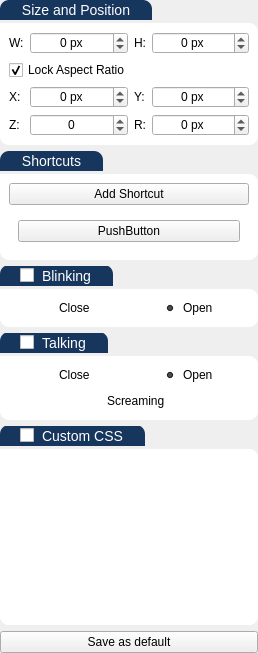
<?xml version="1.0" encoding="UTF-8"?>
<ui version="4.0">
 <class>Form</class>
 <widget class="QWidget" name="Form">
  <property name="geometry">
   <rect>
    <x>0</x>
    <y>0</y>
    <width>258</width>
    <height>653</height>
   </rect>
  </property>
  <property name="sizePolicy">
   <sizepolicy hsizetype="Preferred" vsizetype="Preferred">
    <horstretch>0</horstretch>
    <verstretch>0</verstretch>
   </sizepolicy>
  </property>
  <property name="windowTitle">
   <string>Form</string>
  </property>
  <property name="styleSheet">
   <string notr="true">*{
	color: black;
}

QGroupBox {
border-color: #FF17365D;
font-size: 14px;
border-radius: 15px;
}

QGroupBox::title {
border-top-left-radius: 9px;
border-top-right-radius: 9px;
padding: 2px 20px;
background-color: #FF17365D;
color: rgb(255, 255, 255);
}

QFrame{
	border-top-right-radius: 9px;
	border-bottom-right-radius: 9px;
	border-bottom-left-radius: 9px;
	background-color: rgb(255, 255, 255);
}</string>
  </property>
  <layout class="QVBoxLayout" name="verticalLayout">
   <property name="spacing">
    <number>6</number>
   </property>
   <property name="leftMargin">
    <number>0</number>
   </property>
   <property name="topMargin">
    <number>0</number>
   </property>
   <property name="rightMargin">
    <number>0</number>
   </property>
   <property name="bottomMargin">
    <number>0</number>
   </property>
   <item>
    <widget class="QGroupBox" name="groupBox">
     <property name="styleSheet">
      <string notr="true"/>
     </property>
     <property name="title">
      <string>Size and Position</string>
     </property>
     <property name="flat">
      <bool>false</bool>
     </property>
     <property name="checkable">
      <bool>false</bool>
     </property>
     <layout class="QVBoxLayout" name="verticalLayout_2">
      <property name="spacing">
       <number>0</number>
      </property>
      <property name="leftMargin">
       <number>0</number>
      </property>
      <property name="topMargin">
       <number>23</number>
      </property>
      <property name="rightMargin">
       <number>0</number>
      </property>
      <property name="bottomMargin">
       <number>0</number>
      </property>
      <item>
       <widget class="QFrame" name="frame">
        <property name="frameShape">
         <enum>QFrame::StyledPanel</enum>
        </property>
        <property name="frameShadow">
         <enum>QFrame::Raised</enum>
        </property>
        <layout class="QGridLayout" name="gridLayout_3">
         <item row="0" column="2">
          <widget class="QLabel" name="label_5">
           <property name="sizePolicy">
            <sizepolicy hsizetype="Fixed" vsizetype="Preferred">
             <horstretch>0</horstretch>
             <verstretch>0</verstretch>
            </sizepolicy>
           </property>
           <property name="text">
            <string>H:</string>
           </property>
          </widget>
         </item>
         <item row="2" column="0">
          <widget class="QLabel" name="label_6">
           <property name="sizePolicy">
            <sizepolicy hsizetype="Fixed" vsizetype="Preferred">
             <horstretch>0</horstretch>
             <verstretch>0</verstretch>
            </sizepolicy>
           </property>
           <property name="text">
            <string>X:</string>
           </property>
          </widget>
         </item>
         <item row="2" column="1">
          <widget class="QSpinBox" name="posX">
           <property name="sizePolicy">
            <sizepolicy hsizetype="Preferred" vsizetype="Fixed">
             <horstretch>0</horstretch>
             <verstretch>0</verstretch>
            </sizepolicy>
           </property>
           <property name="focusPolicy">
            <enum>Qt::ClickFocus</enum>
           </property>
           <property name="alignment">
            <set>Qt::AlignCenter</set>
           </property>
           <property name="suffix">
            <string> px</string>
           </property>
           <property name="minimum">
            <number>-9999</number>
           </property>
           <property name="maximum">
            <number>9999</number>
           </property>
           <property name="singleStep">
            <number>5</number>
           </property>
          </widget>
         </item>
         <item row="3" column="0">
          <widget class="QLabel" name="label_8">
           <property name="sizePolicy">
            <sizepolicy hsizetype="Fixed" vsizetype="Preferred">
             <horstretch>0</horstretch>
             <verstretch>0</verstretch>
            </sizepolicy>
           </property>
           <property name="text">
            <string>Z:</string>
           </property>
          </widget>
         </item>
         <item row="0" column="3">
          <widget class="QSpinBox" name="sizeY">
           <property name="focusPolicy">
            <enum>Qt::ClickFocus</enum>
           </property>
           <property name="alignment">
            <set>Qt::AlignCenter</set>
           </property>
           <property name="suffix">
            <string> px</string>
           </property>
           <property name="minimum">
            <number>-9999</number>
           </property>
           <property name="maximum">
            <number>9999</number>
           </property>
           <property name="singleStep">
            <number>5</number>
           </property>
          </widget>
         </item>
         <item row="2" column="3">
          <widget class="QSpinBox" name="posY">
           <property name="sizePolicy">
            <sizepolicy hsizetype="Preferred" vsizetype="Fixed">
             <horstretch>0</horstretch>
             <verstretch>0</verstretch>
            </sizepolicy>
           </property>
           <property name="focusPolicy">
            <enum>Qt::ClickFocus</enum>
           </property>
           <property name="alignment">
            <set>Qt::AlignCenter</set>
           </property>
           <property name="suffix">
            <string> px</string>
           </property>
           <property name="minimum">
            <number>-9999</number>
           </property>
           <property name="maximum">
            <number>9999</number>
           </property>
           <property name="singleStep">
            <number>5</number>
           </property>
          </widget>
         </item>
         <item row="0" column="1">
          <widget class="QSpinBox" name="sizeX">
           <property name="focusPolicy">
            <enum>Qt::ClickFocus</enum>
           </property>
           <property name="wrapping">
            <bool>false</bool>
           </property>
           <property name="alignment">
            <set>Qt::AlignCenter</set>
           </property>
           <property name="suffix">
            <string> px</string>
           </property>
           <property name="minimum">
            <number>-9999</number>
           </property>
           <property name="maximum">
            <number>9999</number>
           </property>
           <property name="singleStep">
            <number>5</number>
           </property>
          </widget>
         </item>
         <item row="3" column="2">
          <widget class="QLabel" name="label_9">
           <property name="sizePolicy">
            <sizepolicy hsizetype="Fixed" vsizetype="Preferred">
             <horstretch>0</horstretch>
             <verstretch>0</verstretch>
            </sizepolicy>
           </property>
           <property name="text">
            <string>R:</string>
           </property>
          </widget>
         </item>
         <item row="3" column="3">
          <widget class="QSpinBox" name="rotation">
           <property name="sizePolicy">
            <sizepolicy hsizetype="Preferred" vsizetype="Fixed">
             <horstretch>0</horstretch>
             <verstretch>0</verstretch>
            </sizepolicy>
           </property>
           <property name="focusPolicy">
            <enum>Qt::ClickFocus</enum>
           </property>
           <property name="alignment">
            <set>Qt::AlignCenter</set>
           </property>
           <property name="suffix">
            <string> px</string>
           </property>
           <property name="minimum">
            <number>-360</number>
           </property>
           <property name="maximum">
            <number>360</number>
           </property>
           <property name="singleStep">
            <number>5</number>
           </property>
          </widget>
         </item>
         <item row="2" column="2">
          <widget class="QLabel" name="label_7">
           <property name="sizePolicy">
            <sizepolicy hsizetype="Fixed" vsizetype="Preferred">
             <horstretch>0</horstretch>
             <verstretch>0</verstretch>
            </sizepolicy>
           </property>
           <property name="text">
            <string>Y:</string>
           </property>
          </widget>
         </item>
         <item row="3" column="1">
          <widget class="QSpinBox" name="posZ">
           <property name="sizePolicy">
            <sizepolicy hsizetype="Preferred" vsizetype="Fixed">
             <horstretch>0</horstretch>
             <verstretch>0</verstretch>
            </sizepolicy>
           </property>
           <property name="focusPolicy">
            <enum>Qt::ClickFocus</enum>
           </property>
           <property name="alignment">
            <set>Qt::AlignCenter</set>
           </property>
           <property name="suffix">
            <string/>
           </property>
           <property name="minimum">
            <number>-9999</number>
           </property>
           <property name="maximum">
            <number>9999</number>
           </property>
           <property name="singleStep">
            <number>5</number>
           </property>
          </widget>
         </item>
         <item row="0" column="0">
          <widget class="QLabel" name="label_10">
           <property name="sizePolicy">
            <sizepolicy hsizetype="Fixed" vsizetype="Preferred">
             <horstretch>0</horstretch>
             <verstretch>0</verstretch>
            </sizepolicy>
           </property>
           <property name="text">
            <string>W:</string>
           </property>
          </widget>
         </item>
         <item row="1" column="0" colspan="4" alignment="Qt::AlignLeft">
          <widget class="QCheckBox" name="aspectRatio">
           <property name="cursor">
            <cursorShape>PointingHandCursor</cursorShape>
           </property>
           <property name="layoutDirection">
            <enum>Qt::LeftToRight</enum>
           </property>
           <property name="styleSheet">
            <string notr="true">background-color: rgba(255, 255, 255, 0);

QCheckBox::indicator:unchecked {
	background-color : cyan;
}</string>
           </property>
           <property name="text">
            <string>Lock Aspect Ratio</string>
           </property>
           <property name="checked">
            <bool>true</bool>
           </property>
          </widget>
         </item>
        </layout>
       </widget>
      </item>
     </layout>
    </widget>
   </item>
   <item>
    <widget class="QGroupBox" name="groupBox_2">
     <property name="title">
      <string>Shortcuts</string>
     </property>
     <layout class="QVBoxLayout" name="verticalLayout_5">
      <property name="spacing">
       <number>0</number>
      </property>
      <property name="leftMargin">
       <number>0</number>
      </property>
      <property name="topMargin">
       <number>23</number>
      </property>
      <property name="rightMargin">
       <number>0</number>
      </property>
      <property name="bottomMargin">
       <number>0</number>
      </property>
      <item>
       <widget class="QFrame" name="frame_2">
        <property name="frameShape">
         <enum>QFrame::StyledPanel</enum>
        </property>
        <property name="frameShadow">
         <enum>QFrame::Raised</enum>
        </property>
        <layout class="QVBoxLayout" name="verticalLayout_8">
         <item>
          <widget class="QPushButton" name="pushButton_3">
           <property name="sizePolicy">
            <sizepolicy hsizetype="Preferred" vsizetype="Fixed">
             <horstretch>0</horstretch>
             <verstretch>0</verstretch>
            </sizepolicy>
           </property>
           <property name="cursor">
            <cursorShape>PointingHandCursor</cursorShape>
           </property>
           <property name="toolTip">
            <string>ShortCut</string>
           </property>
           <property name="styleSheet">
            <string notr="true"/>
           </property>
           <property name="text">
            <string>Add Shortcut</string>
           </property>
           <property name="icon">
            <iconset>
             <normaloff>../Icons/import-mobile-ui-svgrepo-com.svg</normaloff>../Icons/import-mobile-ui-svgrepo-com.svg</iconset>
           </property>
           <property name="iconSize">
            <size>
             <width>25</width>
             <height>25</height>
            </size>
           </property>
          </widget>
         </item>
         <item>
          <widget class="QFrame" name="frame_6">
           <property name="frameShape">
            <enum>QFrame::StyledPanel</enum>
           </property>
           <property name="frameShadow">
            <enum>QFrame::Raised</enum>
           </property>
           <layout class="QVBoxLayout" name="verticalLayout_9">
            <item>
             <widget class="QPushButton" name="pushButton_2">
              <property name="sizePolicy">
               <sizepolicy hsizetype="Preferred" vsizetype="Fixed">
                <horstretch>0</horstretch>
                <verstretch>0</verstretch>
               </sizepolicy>
              </property>
              <property name="text">
               <string>PushButton</string>
              </property>
             </widget>
            </item>
           </layout>
          </widget>
         </item>
        </layout>
       </widget>
      </item>
     </layout>
    </widget>
   </item>
   <item>
    <widget class="QGroupBox" name="blinkingGroup">
     <property name="cursor">
      <cursorShape>PointingHandCursor</cursorShape>
     </property>
     <property name="layoutDirection">
      <enum>Qt::LeftToRight</enum>
     </property>
     <property name="styleSheet">
      <string notr="true"/>
     </property>
     <property name="title">
      <string>Blinking</string>
     </property>
     <property name="flat">
      <bool>false</bool>
     </property>
     <property name="checkable">
      <bool>true</bool>
     </property>
     <property name="checked">
      <bool>false</bool>
     </property>
     <layout class="QVBoxLayout" name="verticalLayout_6">
      <property name="spacing">
       <number>0</number>
      </property>
      <property name="leftMargin">
       <number>0</number>
      </property>
      <property name="topMargin">
       <number>23</number>
      </property>
      <property name="rightMargin">
       <number>0</number>
      </property>
      <property name="bottomMargin">
       <number>0</number>
      </property>
      <item>
       <widget class="QFrame" name="frame_3">
        <property name="styleSheet">
         <string notr="true">QLabel{
	background-color: transparent;
}</string>
        </property>
        <property name="frameShape">
         <enum>QFrame::StyledPanel</enum>
        </property>
        <property name="frameShadow">
         <enum>QFrame::Raised</enum>
        </property>
        <layout class="QHBoxLayout" name="horizontalLayout">
         <item alignment="Qt::AlignHCenter">
          <widget class="QRadioButton" name="blinkClosed">
           <property name="cursor">
            <cursorShape>PointingHandCursor</cursorShape>
           </property>
           <property name="styleSheet">
            <string notr="true">background-color: rgba(255, 255, 255, 0);</string>
           </property>
           <property name="text">
            <string>Close</string>
           </property>
          </widget>
         </item>
         <item alignment="Qt::AlignHCenter">
          <widget class="QRadioButton" name="blinkOpen">
           <property name="cursor">
            <cursorShape>PointingHandCursor</cursorShape>
           </property>
           <property name="styleSheet">
            <string notr="true">background-color: rgba(255, 255, 255, 0);</string>
           </property>
           <property name="text">
            <string>Open</string>
           </property>
           <property name="checked">
            <bool>true</bool>
           </property>
          </widget>
         </item>
        </layout>
       </widget>
      </item>
     </layout>
    </widget>
   </item>
   <item>
    <widget class="QGroupBox" name="talkingGroup">
     <property name="cursor">
      <cursorShape>PointingHandCursor</cursorShape>
     </property>
     <property name="title">
      <string>Talking</string>
     </property>
     <property name="flat">
      <bool>false</bool>
     </property>
     <property name="checkable">
      <bool>true</bool>
     </property>
     <property name="checked">
      <bool>false</bool>
     </property>
     <layout class="QVBoxLayout" name="verticalLayout_7">
      <property name="spacing">
       <number>0</number>
      </property>
      <property name="leftMargin">
       <number>0</number>
      </property>
      <property name="topMargin">
       <number>23</number>
      </property>
      <property name="rightMargin">
       <number>0</number>
      </property>
      <property name="bottomMargin">
       <number>0</number>
      </property>
      <item>
       <widget class="QFrame" name="frame_4">
        <property name="styleSheet">
         <string notr="true">QLabel{
	background-color: transparent;
}</string>
        </property>
        <property name="frameShape">
         <enum>QFrame::StyledPanel</enum>
        </property>
        <property name="frameShadow">
         <enum>QFrame::Raised</enum>
        </property>
        <layout class="QGridLayout" name="gridLayout">
         <item row="0" column="1" alignment="Qt::AlignHCenter">
          <widget class="QRadioButton" name="talkOpen">
           <property name="cursor">
            <cursorShape>PointingHandCursor</cursorShape>
           </property>
           <property name="styleSheet">
            <string notr="true">background-color: rgba(255, 255, 255, 0);</string>
           </property>
           <property name="text">
            <string>Open</string>
           </property>
           <property name="checked">
            <bool>true</bool>
           </property>
          </widget>
         </item>
         <item row="1" column="0" colspan="2" alignment="Qt::AlignHCenter">
          <widget class="QRadioButton" name="talkScreaming">
           <property name="cursor">
            <cursorShape>PointingHandCursor</cursorShape>
           </property>
           <property name="styleSheet">
            <string notr="true">background-color: rgba(255, 255, 255, 0);</string>
           </property>
           <property name="text">
            <string>Screaming</string>
           </property>
           <property name="checked">
            <bool>false</bool>
           </property>
          </widget>
         </item>
         <item row="0" column="0" alignment="Qt::AlignHCenter">
          <widget class="QRadioButton" name="talkClosed">
           <property name="cursor">
            <cursorShape>PointingHandCursor</cursorShape>
           </property>
           <property name="styleSheet">
            <string notr="true">background-color: rgba(255, 255, 255, 0);</string>
           </property>
           <property name="text">
            <string>Close</string>
           </property>
          </widget>
         </item>
        </layout>
       </widget>
      </item>
     </layout>
    </widget>
   </item>
   <item>
    <widget class="QGroupBox" name="cssGroup">
     <property name="cursor">
      <cursorShape>PointingHandCursor</cursorShape>
     </property>
     <property name="title">
      <string>Custom CSS</string>
     </property>
     <property name="flat">
      <bool>false</bool>
     </property>
     <property name="checkable">
      <bool>true</bool>
     </property>
     <property name="checked">
      <bool>false</bool>
     </property>
     <layout class="QVBoxLayout" name="verticalLayout_4">
      <property name="spacing">
       <number>0</number>
      </property>
      <property name="leftMargin">
       <number>0</number>
      </property>
      <property name="topMargin">
       <number>23</number>
      </property>
      <property name="rightMargin">
       <number>0</number>
      </property>
      <property name="bottomMargin">
       <number>0</number>
      </property>
      <item>
       <widget class="QFrame" name="frame_5">
        <property name="frameShape">
         <enum>QFrame::StyledPanel</enum>
        </property>
        <property name="frameShadow">
         <enum>QFrame::Raised</enum>
        </property>
        <layout class="QVBoxLayout" name="verticalLayout_3">
         <property name="spacing">
          <number>0</number>
         </property>
         <property name="leftMargin">
          <number>0</number>
         </property>
         <property name="topMargin">
          <number>0</number>
         </property>
         <property name="rightMargin">
          <number>0</number>
         </property>
         <property name="bottomMargin">
          <number>0</number>
         </property>
         <item>
          <widget class="QPlainTextEdit" name="css">
           <property name="sizePolicy">
            <sizepolicy hsizetype="Preferred" vsizetype="Expanding">
             <horstretch>0</horstretch>
             <verstretch>0</verstretch>
            </sizepolicy>
           </property>
           <property name="minimumSize">
            <size>
             <width>0</width>
             <height>0</height>
            </size>
           </property>
           <property name="cursor" stdset="0">
            <cursorShape>IBeamCursor</cursorShape>
           </property>
          </widget>
         </item>
        </layout>
       </widget>
      </item>
     </layout>
    </widget>
   </item>
   <item>
    <widget class="QPushButton" name="saveDefault">
     <property name="sizePolicy">
      <sizepolicy hsizetype="Preferred" vsizetype="Fixed">
       <horstretch>0</horstretch>
       <verstretch>0</verstretch>
      </sizepolicy>
     </property>
     <property name="cursor">
      <cursorShape>PointingHandCursor</cursorShape>
     </property>
     <property name="text">
      <string>Save as default</string>
     </property>
     <property name="icon">
      <iconset>
       <normaloff>../Icons/bookmark-mobile-ui-svgrepo-com.svg</normaloff>../Icons/bookmark-mobile-ui-svgrepo-com.svg</iconset>
     </property>
     <property name="iconSize">
      <size>
       <width>20</width>
       <height>20</height>
      </size>
     </property>
    </widget>
   </item>
   <item>
    <spacer name="verticalSpacer">
     <property name="orientation">
      <enum>Qt::Vertical</enum>
     </property>
     <property name="sizeHint" stdset="0">
      <size>
       <width>0</width>
       <height>0</height>
      </size>
     </property>
    </spacer>
   </item>
  </layout>
 </widget>
 <resources/>
 <connections/>
</ui>
